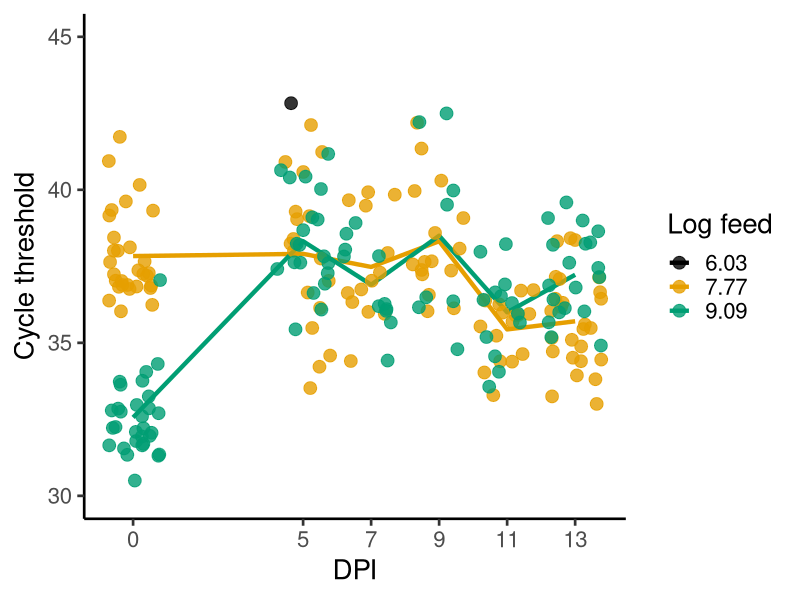
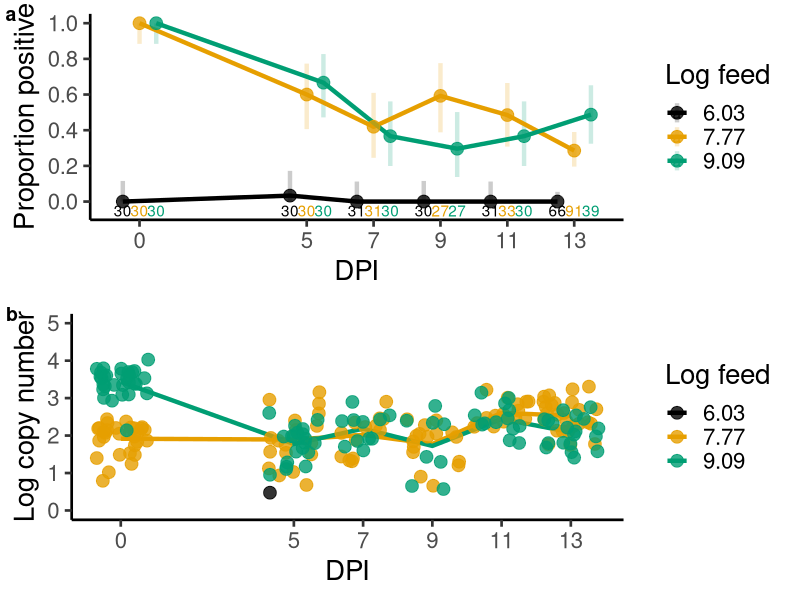
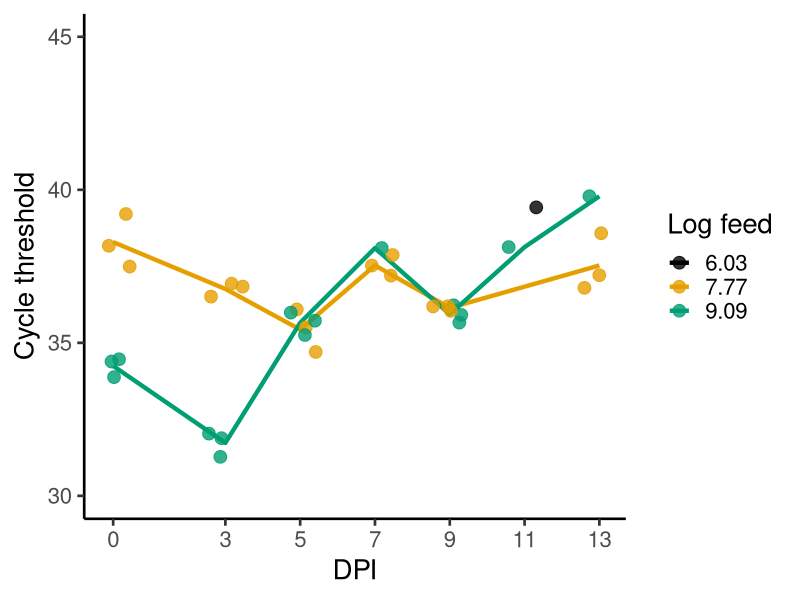
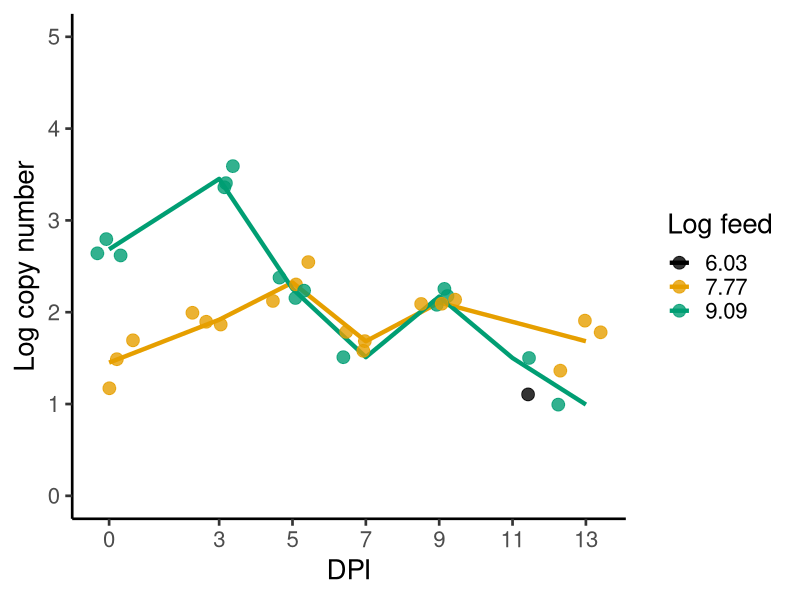

R code for these plots, in order: (Note: this script raises an error after producing the figures.)
library(ggplot2)
library(cowplot)
library(plyr)

# Set working directory
setwd("C:/Users/Clif/Dropbox/Completed manuscripts/Flea feeding")

# Set dodge width for jittering
dodge = position_dodge(width=1.5)

# Import flea testing qPCR data
qPCR.dat = read.csv("2016-06-08_Flea_feeding_summary_qPCR.csv",header=T)

# Calculate mean and median Ct values
inf.Ct = data.frame(ddply(qPCR.dat, ~Day+logFeed, summarise,
                              mean=mean(Ct), median=median(Ct)))

pdf('Flea_testing_Ct.pdf', width=11, height=8.5)
# Plot flea testing Ct values
ggplot(data=qPCR.dat, aes(x=Day, y=Ct, 
                          group=factor(logFeed), colour=factor(logFeed))) +
  geom_line(data=inf.Ct, aes(x=Day, y=mean), size=1.5) +
  geom_jitter(size=4, alpha=0.8, width=0.8) +
  theme_classic(base_size=20) +
  scale_colour_manual(values=c("#000000", "#E69F00", "#009E73"), name="Log feed") +
  scale_x_continuous(name="DPI", breaks=c(0, 5, 7, 9, 11, 13)) +
  scale_y_continuous(name="Cycle threshold", breaks=seq(30, 45, 5), limits=c(30, 45))
dev.off()

# Calculate mean and median Ct values
inf.copies = data.frame(ddply(qPCR.dat, ~Day+logFeed, summarise,
                          mean=mean(logCopies), median=median(logCopies)))

# Plot flea testing log copy numbers
logCopies = ggplot(data=qPCR.dat, aes(x=Day, y=logCopies,
                                      group=factor(logFeed), colour=factor(logFeed))) +
  geom_line(data=inf.copies, aes(x=Day, y=mean), size=1.5) +
  geom_jitter(size=4, alpha=0.8, width=0.8) +
  theme_classic(base_size=20) +
  scale_colour_manual(values=c("#000000", "#E69F00", "#009E73"), name="Log feed") +
  scale_x_continuous(name="DPI", breaks=c(0, 5, 7, 9, 11, 13)) +
  scale_y_continuous(name="Log copy number", breaks=seq(0, 5, 1), limits=c(0, 5))

# Differences in infection
var.test(qPCR.dat[which(qPCR.dat$logFeed==7.77&qPCR.dat$Day==0),]$logCopies,
         qPCR.dat[which(qPCR.dat$logFeed==9.09&qPCR.dat$Day==0),]$logCopies) # 0 DPI
t.test(qPCR.dat[which(qPCR.dat$logFeed==7.77&qPCR.dat$Day==0),]$logCopies,
       qPCR.dat[which(qPCR.dat$logFeed==9.09&qPCR.dat$Day==0),]$logCopies) # 0 DPI
var.test(qPCR.dat[which(qPCR.dat$logFeed==7.77&qPCR.dat$Day==5),]$logCopies,
         qPCR.dat[which(qPCR.dat$logFeed==9.09&qPCR.dat$Day==5),]$logCopies) # 5 DPI
t.test(qPCR.dat[which(qPCR.dat$logFeed==7.77&qPCR.dat$Day==5),]$logCopies,
       qPCR.dat[which(qPCR.dat$logFeed==9.09&qPCR.dat$Day==5),]$logCopies, var.equal=F) # 5 DPI
var.test(qPCR.dat[which(qPCR.dat$logFeed==7.77&qPCR.dat$Day==7),]$logCopies,
         qPCR.dat[which(qPCR.dat$logFeed==9.09&qPCR.dat$Day==7),]$logCopies) # 7 DPI
t.test(qPCR.dat[which(qPCR.dat$logFeed==7.77&qPCR.dat$Day==7),]$logCopies,
       qPCR.dat[which(qPCR.dat$logFeed==9.09&qPCR.dat$Day==7),]$logCopies) # 7 DPI
var.test(qPCR.dat[which(qPCR.dat$logFeed==7.77&qPCR.dat$Day==9),]$logCopies,
         qPCR.dat[which(qPCR.dat$logFeed==9.09&qPCR.dat$Day==9),]$logCopies) # 9 DPI
t.test(qPCR.dat[which(qPCR.dat$logFeed==7.77&qPCR.dat$Day==9),]$logCopies,
       qPCR.dat[which(qPCR.dat$logFeed==9.09&qPCR.dat$Day==9),]$logCopies) # 9 DPI
var.test(qPCR.dat[which(qPCR.dat$logFeed==7.77&qPCR.dat$Day==11),]$logCopies,
         qPCR.dat[which(qPCR.dat$logFeed==9.09&qPCR.dat$Day==11),]$logCopies) # 11 DPI
t.test(qPCR.dat[which(qPCR.dat$logFeed==7.77&qPCR.dat$Day==11),]$logCopies,
       qPCR.dat[which(qPCR.dat$logFeed==9.09&qPCR.dat$Day==11),]$logCopies) # 11 DPI
var.test(qPCR.dat[which(qPCR.dat$logFeed==7.77&qPCR.dat$Day==13),]$logCopies,
         qPCR.dat[which(qPCR.dat$logFeed==9.09&qPCR.dat$Day==13),]$logCopies) # 13 DPI
t.test(qPCR.dat[which(qPCR.dat$logFeed==7.77&qPCR.dat$Day==13),]$logCopies,
       qPCR.dat[which(qPCR.dat$logFeed==9.09&qPCR.dat$Day==13),]$logCopies) # 13 DPI

# Calculate decline in infection after 5 DPI
med.fleas = qPCR.dat[which(qPCR.dat$logFeed==7.77&qPCR.dat$Day>0),]
lm.med.fleas = lm(med.fleas$logCopies~med.fleas$Day)
summary(lm.med.fleas)

hi.fleas = qPCR.dat[which(qPCR.dat$logFeed==9.09&qPCR.dat$Day>0),]
lm.hi.fleas = lm(hi.fleas$logCopies~hi.fleas$Day)
summary(lm.hi.fleas)

# Import flea testing prevalence data, Clopper-Pearson exact confidence intervals
PCR.CI = read.csv("2016-12-28_Flea_feeding_PCR_CI.csv",header=T)

# Plot flea testing prevalence data
flea.prev = ggplot(data=PCR.CI, aes(x=Day, y=p, ymin=lower, ymax=upper, 
                                    group=factor(logFeed), colour=factor(logFeed),
                                    label=Tested)) +
  geom_linerange(position=dodge, size=1.5, alpha=0.2) +
  geom_line(position=dodge, size=1.5) +
  geom_point(stat="identity", position=dodge, size=4, alpha=0.8) +
  theme_classic(base_size=20) +
  scale_colour_manual(values=c("#000000", "#E69F00", "#009E73"), name="Log feed") +
  guides(colour=guide_legend(title="Log feed")) +
  scale_x_continuous(name="DPI", breaks=c(0, 5, 7, 9, 11, 13)) +
  scale_y_continuous(name="Proportion positive", breaks=seq(0, 1, 0.2)) +
  geom_text(aes(x=Day, y=-0.05), position=dodge)

pdf('flea_testing_prev_and_copies.pdf', height=8.5, width=11)
plot_grid(flea.prev, logCopies, labels=c('a','b'), ncol=1, nrow=2)
dev.off()

# Calculate the decline in prevalence after 5 DPI
med.prev = PCR.CI[which(PCR.CI$logFeed==7.77&PCR.CI$Day>0),]
lm.med.prev = lm(med.prev$p~med.prev$Day)
summary(lm.med.prev)

hi.prev = PCR.CI[which(PCR.CI$logFeed==9.09&PCR.CI$Day>0),]
lm.hi.prev = lm(hi.prev$p~hi.prev$Day)
summary(lm.hi.prev)

# Differences in prevalence between 0 and 5 DPI
prop.test(PCR.CI$x[c(2, 5)], PCR.CI$n[c(2, 5)]) # medium group
prop.test(PCR.CI$x[c(3, 6)], PCR.CI$n[c(3, 6)]) # high group

# Differences in prevalence between groups
prop.test(PCR.CI$x[2:3], PCR.CI$n[2:3]) # 0 DPI
prop.test(PCR.CI$x[5:6], PCR.CI$n[5:6]) # 5 DPI
prop.test(PCR.CI$x[8:9], PCR.CI$n[8:9]) # 7 DPI
prop.test(PCR.CI$x[11:12], PCR.CI$n[11:12]) # 9 DPI
prop.test(PCR.CI$x[14:15], PCR.CI$n[14:15]) # 11 DPI
prop.test(PCR.CI$x[17:18], PCR.CI$n[17:18]) # 13 DPI

# Import flea feces testing qPCR data
FqPCR.dat = read.csv("2016-12-28_Flea_feces_qPCR.csv",header=T)

# Calculate mean and median Ct values
flea.Ct = data.frame(ddply(FqPCR.dat, ~Day+logFeed, summarise,
                           mean=mean(Ct), median=median(Ct)))

pdf("Flea_feces_Ct.pdf",width=11,height=8.5)
# Plot flea feces testing Ct values
ggplot(data=FqPCR.dat, aes(x=Day, y=Ct, 
                          group=factor(logFeed), colour=factor(logFeed))) +
  geom_line(data=flea.Ct, aes(x=Day, y=mean), size=1.5) +
  geom_jitter(size=4, alpha=0.8, width=0.5) +
  theme_classic(base_size=20) +
  scale_colour_manual(values=c("#000000", "#E69F00", "#009E73"), name="Log feed") +
  scale_x_continuous(name="DPI", breaks=c(0, 3, 5, 7, 9, 11, 13)) +
  scale_y_continuous(name="Cycle threshold", breaks=seq(30, 45, 5), limits=c(30, 45))
dev.off()

# Calculate mean and median Ct values
flea.copies = data.frame(ddply(FqPCR.dat, ~Day+logFeed, summarise,
                           mean=mean(logCopies), median=median(logCopies)))
                         
pdf("Flea_feces_logCopies.pdf",width=11,height=8.5)
# Plot flea feces testing log copy numbers
ggplot(data=FqPCR.dat, aes(x=Day, y=logCopies,
                          group=factor(logFeed), colour=factor(logFeed))) +
  geom_line(data=flea.copies, aes(x=Day, y=mean), size=1.5) +
  geom_jitter(size=4, alpha=0.8, width=0.8) +
  theme_classic(base_size=20) +
  scale_colour_manual(values=c("#000000", "#E69F00", "#009E73"), name="Log feed") +
  scale_x_continuous(name="DPI", breaks=c(0, 3, 5, 7, 9, 11, 13)) +
  scale_y_continuous(name="Log copy number", breaks=seq(0, 5, 1), limits=c(0, 5))
dev.off()

# Calculate decline in infection after 5 DPI
med.feces = FqPCR.dat[which(FqPCR.dat$logFeed==7.77&FqPCR.dat$Day>3),]
lm.med.feces = lm(med.feces$logCopies~med.feces$Day)
summary(lm.med.feces)

hi.feces = FqPCR.dat[which(FqPCR.dat$logFeed==9.09&FqPCR.dat$Day>0),]
lm.hi.feces = lm(hi.feces$logCopies~hi.feces$Day)
summary(lm.hi.feces)

# Differences in infection
t.test(FqPCR.dat[which(FqPCR.dat$logFeed==7.77&FqPCR.dat$Day==0),]$logCopies,
       FqPCR.dat[which(FqPCR.dat$logFeed==9.09&FqPCR.dat$Day==0),]$logCopies) # 0 DPI
t.test(FqPCR.dat[which(FqPCR.dat$logFeed==7.77&FqPCR.dat$Day==3),]$logCopies,
       FqPCR.dat[which(FqPCR.dat$logFeed==9.09&FqPCR.dat$Day==3),]$logCopies) # 3 DPI
t.test(FqPCR.dat[which(FqPCR.dat$logFeed==7.77&FqPCR.dat$Day==5),]$logCopies,
       FqPCR.dat[which(FqPCR.dat$logFeed==9.09&FqPCR.dat$Day==5),]$logCopies) # 5 DPI
t.test(FqPCR.dat[which(FqPCR.dat$logFeed==7.77&FqPCR.dat$Day==7),]$logCopies,
       FqPCR.dat[which(FqPCR.dat$logFeed==9.09&FqPCR.dat$Day==7),]$logCopies) # 7 DPI
t.test(FqPCR.dat[which(FqPCR.dat$logFeed==7.77&FqPCR.dat$Day==9),]$logCopies,
       FqPCR.dat[which(FqPCR.dat$logFeed==9.09&FqPCR.dat$Day==9),]$logCopies) # 9 DPI
t.test(FqPCR.dat[which(FqPCR.dat$logFeed==7.77&FqPCR.dat$Day==11),]$logCopies,
       FqPCR.dat[which(FqPCR.dat$logFeed==9.09&FqPCR.dat$Day==11),]$logCopies) # 11 DPI
t.test(FqPCR.dat[which(FqPCR.dat$logFeed==7.77&FqPCR.dat$Day==13),]$logCopies,
       FqPCR.dat[which(FqPCR.dat$logFeed==9.09&FqPCR.dat$Day==13),]$logCopies) # 13 DPI

# Import flea feces testing prevalence data, Clopper-Pearson exact confidence intervals
FPCR.CI = read.csv("2016-12-28_Flea_feces_PCR_CI.csv",header=T)

pdf("Flea_feces_prevalence.pdf",width=11,height=8.5)
# Plot flea feces testing prevalence data
ggplot(data=FPCR.CI, aes(x=Day, y=p, ymin=lower, ymax=upper, 
                        group=factor(logFeed), colour=factor(logFeed),
                        label=Tested)) +
  geom_linerange(position=dodge, size=1.5, alpha=0.2) +
  geom_line(position=dodge, size=1.5) +
  geom_point(stat="identity", position=dodge, size=4, alpha=0.8) +
  theme_classic(base_size=20) +
  scale_colour_manual(values=c("#000000", "#E69F00", "#009E73"), name="Log feed") +
  guides(colour=guide_legend(title="Log feed")) +
  scale_x_continuous(name="DPI", breaks=c(0, 3, 5, 7, 9, 11, 13)) +
  scale_y_continuous(name="Proportion positive", breaks=seq(0, 1, 0.2)) +
  geom_text(aes(x=Day, y=-0.05), position=dodge)
dev.off()
